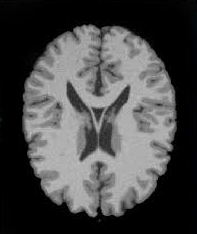
#> input picture data/t1_skullstripped_axialbrain.jpg, 197 x 234 px, found by its file name
$ jupyter execute --allow-errors AIP_Segmentation1.ipynb   (shell and % lines are left out)
#> lines starting #> are read from the running program, lines starting #| are printed output that depends on the picture; after the words box and inside, x2 and y2 are one past the last pixel; in counts of white or black regions, pixels touching at a corner belong together
<a href="https://colab.research.google.com/github/crystaljwang/tm11005_aip/blob/main/AIP_Segmentation1.ipynb" target="_parent"></a>

# *Week 1, Tutorial 1: Introduction to Segmentation*

### During this tutorial session we will refresh the following topics:

 * Basic image processing techniques (filtering, morphological operations, etc.)
 * Several types of image thresholding for object segmentation
 * Segmentation using the Region Growing method

[cell 1]
# Run this to use from colab environment

[cell 2]
import numpy as np
import matplotlib.pyplot as plt
from skimage.segmentation import flood_fill, flood
from skimage.morphology import disk, dilation, erosion, reconstruction
from skimage.filters import threshold_otsu, gaussian
from skimage.color import rgb2gray
from skimage.io import imread, imread_collection

# Importing additional necessary libraries
import random

# move the mri.zip from data to Bestanden in your google colab environment
# and load the data D from this zip
D = imread_collection('mri/*')

# plotting a few slices

plt.rcParams['figure.figsize'] = [12, 8] # bump up the figure size a bit
fig, axs = plt.subplots(1,3)
#> (the rest of this cell did not finish here and is left out)

## Question 1:

 * What are the minimum and maximum intensity values in D?

* What is the type (uint8, unit16, boolean, double) of D?

* What are the minimum and maximum intensity values for this type of image?

#> (a cell that did not finish here is left out)

[cell 4]
# To make a mask of a structure you can first blur the image and then apply a thresholding on the image.
# Lets first apply a blurring by applying a Gaussian filter with specified sigmas

fig, axs = plt.subplots(1,3)
#> (the rest of this cell did not finish here and is left out)

[cell 5]
# Then we want to plot the histogram of the images to decide on the threshold
# We use .ravel() to convert the 2d slice into a 1d array.

fig, axs = plt.subplots(1,2)
#> (the rest of this cell did not finish here and is left out)

#> (a cell that did not finish here is left out)

#> (a cell that did not finish here is left out)

#> (a cell that did not finish here is left out)

[cell 9]
# Two other useful image processing operations come from the field of mathematical morphology: dilation and erosion.
# Both of them require a structuring element

se = disk(1)

#> (the rest of this cell did not finish here and is left out)

[cell 10]
# We can use the morphological operations to find object/region boundaries, for example:

fig, axs = plt.subplots(1,2)
#> (the rest of this cell did not finish here and is left out)

#> (a cell that did not finish here is left out)

[cell 12]
# A useful function in this course is application of a user-specified lambda function to
# all the values in an array. Having that, we do not really need to use any 'for-loops'.
# Syntax: (lambda x: 'function of x')(x)
# For example, to invert a uint8 image, we can just change all the
# intensity values according to the function y = 255 - x,

fig, axs = plt.subplots(1,2)

#> (the rest of this cell did not finish here and is left out)

# Exercise 1.1: Thresholding

 * Randomly pick up a slice from D in the range of [0, 26]

 * Compute the average intensity value, $\mu$, for that slice and the standard deviation, $\sigma$, excluding all the zero pixels.


 * Display the selected slice and another image in which all the values above $\mu+\sigma$ have values 1, all the pixels with intensities smaller than $\mu - \sigma$ have value 0, and inbetween - value 0.5. The computed $\mu$ and $\sigma$ should be displayed in the title. To display the numbers use an f-string:
 ```f"Normal words {variable}"```.

Note: numpy arrays remain linked, use .copy() to avoid changing the original array (f.e. ```slice_n = D[n].copy()```).

[cell 13]
# Excercise 1.1 answer

N = random.randint (0,26)
print('Randomly selected slice:', N+1)
#> (the rest of this cell did not finish here and is left out)

# Exercise 1.2: Brain segmentation

In this exercise you will determine the fraction of gray matter, white
matter and CSF in a T1-weighted brain image.

 * Use the skull-stripped T1-weighted axial brain image. It is important that the skull is removed, otherwise the segmentation will become more complicated.


 * Using thresholding, segment the image into gray matter, white matter and CSF and determine their relative fractions with respect to the total brain volume (i.e. the three segments together should sum up to 100%).


 * Plot the three segments and put the relative fractions of these segments in the figure titles.


 Hint 1: to compute the area of a region/segment in a binary image use numpy's ```np.sum()```.

 Hint 2: If you want to use multiple thresholds at once, use the ```&``` sign: ```BW = (I < thresh1) & (I > thresh2) ```.

[cell 14]
# Excercise 1.2 answer

t1_image = np.asarray(imread('tm11005_aip/data/t1_skullstripped_axialbrain.jpg'))
#> t1_image is the input picture: shape (234, 197, 3); mean R, G, B 71.9, 71.9, 72

figs, axs = plt.subplots(1,3)
axs[0].imshow(t1_image, cmap='gray')
axs[0].set_title('Skull-stripped T1-weighted axial brain image')

t1_scaled = t1_image/255  # normalise/scale intensity values to range [0, 1]
axs[1].hist(t1_scaled.ravel(), 40)
axs[1].set_title('Histogram of the skull-stripped T1-weighted axial brain image')

# Calculating volumes
mask_gm = np.zeros(t1_image.shape)
mask_gm[(t1_scaled < 0.6) & (t1_scaled > 0.35)] = 1
gm = np.sum(mask_gm)  # calculate grey matter volume

mask_wm = np.zeros(t1_image.shape)
mask_wm[t1_scaled > 0.6] = 1
wm = np.sum(mask_wm)  # calculate white matter volume

mask_csf = np.zeros(t1_image.shape)
mask_csf[(t1_scaled < 0.35) & (t1_scaled > 0.1)] = 1
csf = np.sum(mask_csf)  # calculate CSF volume

mask_tbv = np.zeros(t1_image.shape)
mask_tbv[t1_scaled > 0.1] = 1  # mask of total brain volume
tbv = np.sum(mask_tbv)  # calculate total brain volume
print('Total brain volume:', tbv)

# Segment image
# t1_segmented = t1_image.copy()
# t1_segmented[(t1_scaled < 0.6) & (t1_scaled > 0.35)] = 0.6
# t1_segmented[t1_scaled > 0.6] = 1
# t1_segmented[(t1_scaled < 0.35) & (t1_scaled > 0.1)] = 0.3

# Display mask of TBV
axs[2].imshow(mask_tbv, cmap='gray')
axs[2].set_title('Mask of total brain volume')
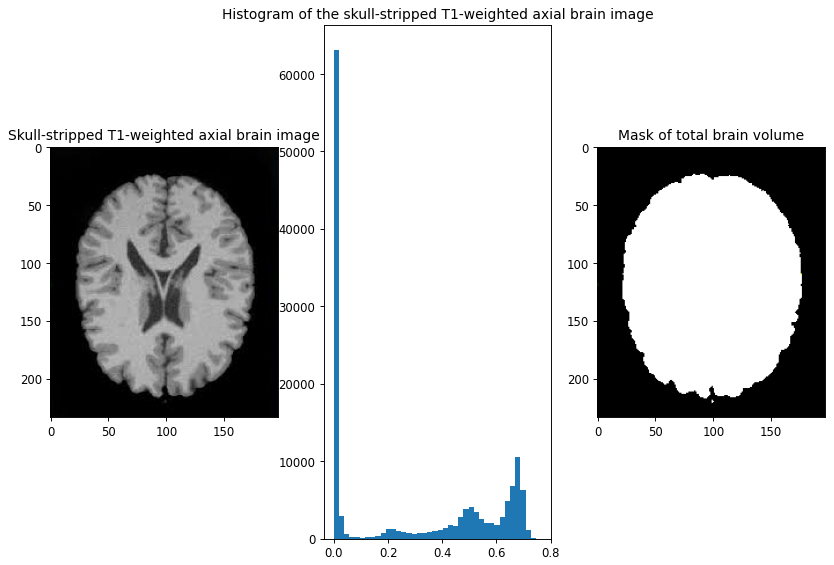
#> figure drawn by matplotlib, 3 panels; panel 2: tallest bar 63113 high, from x = 1.73e-18 to 0.0191

[cell 15]
# Excercise 1.2 answer (continued)

# Display segmented T1-weighted image
# axs[3].imshow(t1_segmented, cmap='gray')
# axs[3].set_title(f'Segmented image: {(gm/tbv)*100:.1f}% grey matter, {(wm/tbv)*100:.1f}% white matter, {(csf/tbv)*100:.1f}% CSF')

# Display segmented images
figs, axs = plt.subplots(1,3)
axs[0].imshow(mask_gm, cmap='gray')
axs[0].set_title(f'Grey matter ({(gm/tbv)*100:.1f}% of TBV)')

axs[1].imshow(mask_wm, cmap='gray')
axs[1].set_title(f'White matter ({(wm/tbv)*100:.1f}% of TBV)')

axs[2].imshow(mask_csf, cmap='gray')
axs[2].set_title(f'CSF ({(csf/tbv)*100:.1f}% of TBV)')
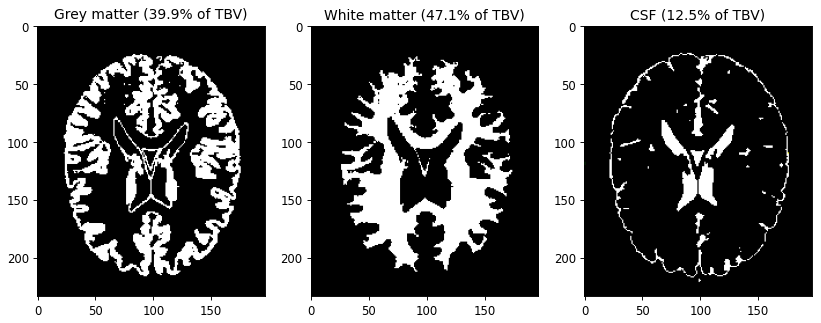
#> figure drawn by matplotlib, 3 panels

[cell 16]
## Region Growing

#  In this exercise we will use the flood fill function to segment the
#  brain ventricles on a Magnetic Resonance Image.

#  1) Load the brain.png file with the imread function as float data type.

#  2) We transform our rgb image to grayscale with rgb2gray.

#  3) Display the image.

#  4) As we display the image we can select one pixel that represents the
#  area we want to segment(ventricles). Select one pixel on the left side.

#  5) This pixel coordinates will represent the seed, which is the location
#  where the algorithm will start growing. The difference between a pixel's intensity
#  value and the region's mean, is used as a measure of similarity. The pixel
#  with the smallest difference measured this way is allocated to the respective region.
#  This process stops when the intensity difference between region mean and
#  new pixel become larger than a certain threshold. We will use 0.3
#
#  6) We Use the coordinates as input to the region growing function.

image = np.asarray(imread('tm11005_aip/data/brain.png'), dtype = float)
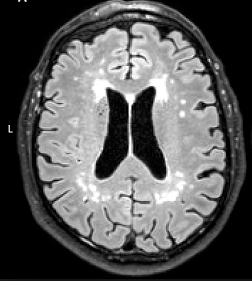
#> input picture data/brain.png, 252 x 281 px, found by its file name
#> image: shape (281, 252, 3) float64; min 0, max 255, mean 89
image = rgb2gray(image)
#> image: shape (281, 252) float64

image_left_highlighted = flood_fill(image, (124,120), 255, connectivity = 2, tolerance = 0.3*255)
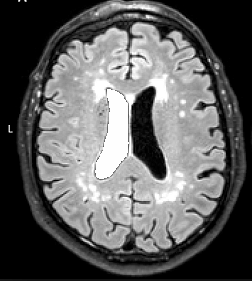
#> image_left_highlighted: shape (281, 252) float64; min 0, max 255, mean 95.1; drawn with min black and max white

fig, axs = plt.subplots(1,3)
axs[0].imshow(image, cmap = 'gray')
axs[0].set_title(f"Original Image")

axs[1].imshow(image_left_highlighted, cmap = 'gray')
axs[1].set_title(f"Left Ventricle Highlighted")

# 9) We are interested in segmenting the right ventricle as well,
# so repeat the previous steps (5,7 and 8) using a coordinate from the right
# ventricle. Furthermore, save the result of the region growing algorithm  in
# variable called |J2| and the addition result on a variable called |z2|.

image_both_highlighted = flood_fill(image_left_highlighted, (124,135), 255, connectivity = 2, tolerance = 0.3*255)
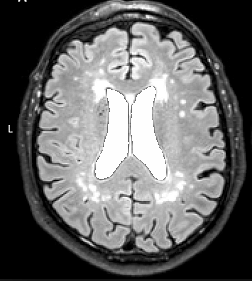
#> image_both_highlighted: shape (281, 252) float64; min 0, max 255, mean 101.5; drawn with min black and max white

axs[2].imshow(image_both_highlighted, cmap = 'gray')
axs[2].set_title(f"Both Ventricles Highlighted")

plt.show()

## Question 2:

Explain why the region growing doesn't expand to the right ventricle.

[cell 17]
# The region growing doesn't expand to the right ventricle, as the left ventricle and right ventricle are separated by brain tissue.
# Due to the intensity difference between the ventricles and brain tissue, the process of growing stops.

# Exercise 1.3: Liver segmentation

 Segment the liver from the abdomen-CT.jpg using the region growing algorithm.

 * After loading the image you will notice that is in rgb. Change it to gray-scale values using the rgb2gray function.


 * Select a proper coordinate and threshold for the seed start growing.


Hint: the tolerance value is a number $< 25$, probably you will need to try
 several values.

* It is possible that your mask of the liver will have many noise and artifacts, you can fix it using a proper morphological operation.

Hint: the function 'flood' returns the filled region without the original image

* To show the overlay of your liver, add the liver mask to the gray-scale image.

* Plot in one figure the gray-scale image, the mask and the fusion of these two.

As you will find, a perfect segmentation of the liver is not possible with only regiongrowing.

[cell 18]
# Excercise 1.3 answer

abdomen_image = np.asarray(imread('tm11005_aip/data/abdomen-CT.jpg'), dtype = float)
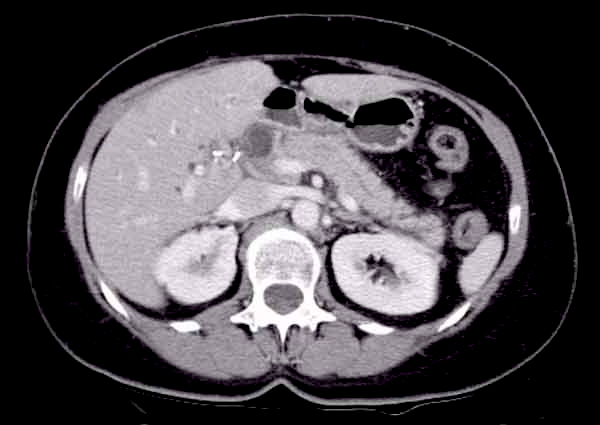
#> input picture data/abdomen-CT.jpg, 600 x 425 px, found by its file name
abdomen_image = rgb2gray(abdomen_image)
#> abdomen_image: shape (425, 600) float64

liver_mask = flood(abdomen_image, (150,150), connectivity = 1, tolerance = 12)
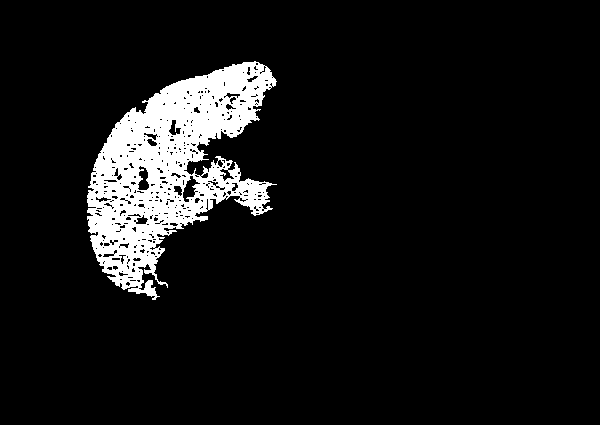
#> liver_mask: shape (425, 600) bool; 8.1% white; 1 white region, box (x1, y1, x2, y2) and area: (87, 61, 277, 300) 20664
liver_image = flood_fill(abdomen_image, (150,150), 255, connectivity = 1, tolerance = 12)
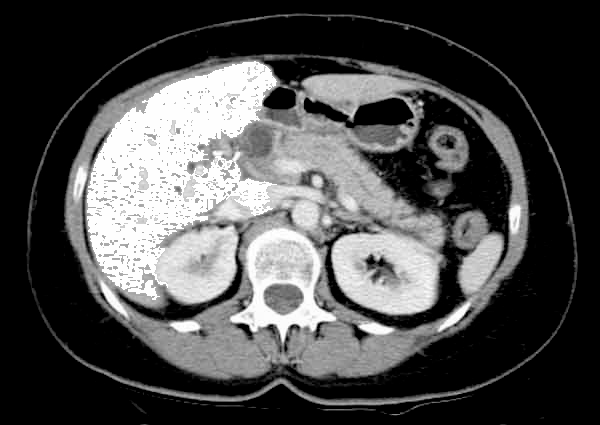
#> liver_image: shape (425, 600) float64; min 0, max 255, mean 76.5; drawn with min black and max white

liver_mask = dilation(liver_mask, disk(2))
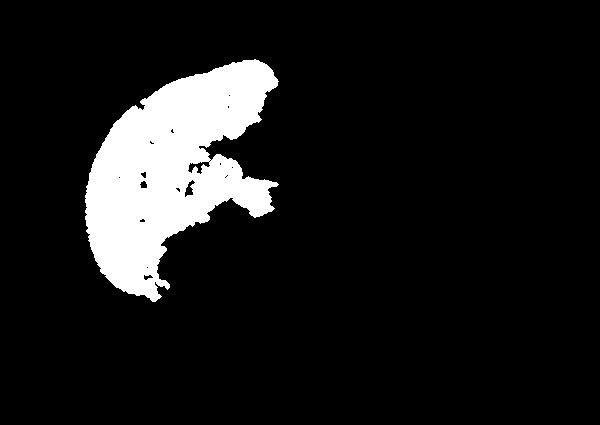
#> liver_mask: shape (425, 600) bool; 10.1% white; 1 white region, box (x1, y1, x2, y2) and area: (85, 59, 279, 302) 25699
liver_mask = erosion(liver_mask, disk(1))
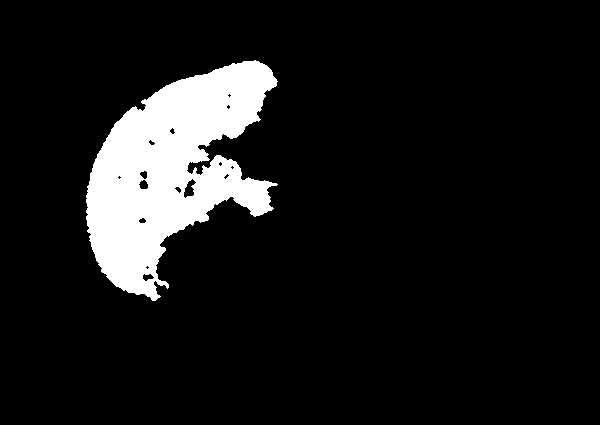
#> liver_mask: shape (425, 600) bool; 9.6% white; 1 white region, box (x1, y1, x2, y2) and area: (86, 60, 278, 301) 24578

fig, axs = plt.subplots(1,3)
axs[0].imshow(abdomen_image, cmap = 'gray')
axs[0].set_title(f"Original image")

axs[1].imshow(liver_mask, cmap = 'gray')
axs[1].set_title(f"Mask of segmented liver")

axs[2].imshow(liver_image, cmap = 'gray')
axs[2].set_title(f"Liver highlighted")
